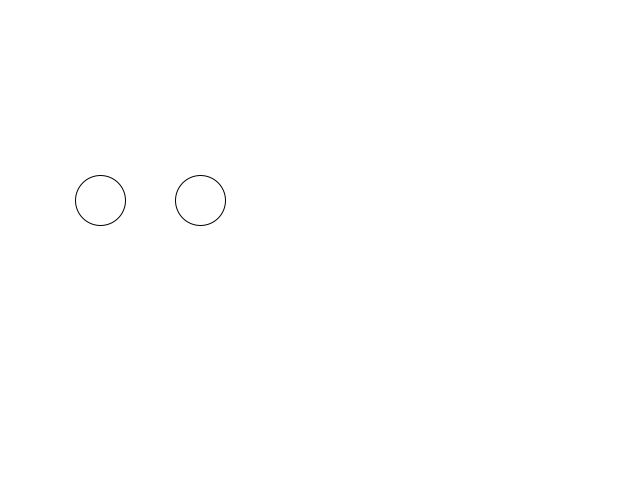
Frame 1 (no input)
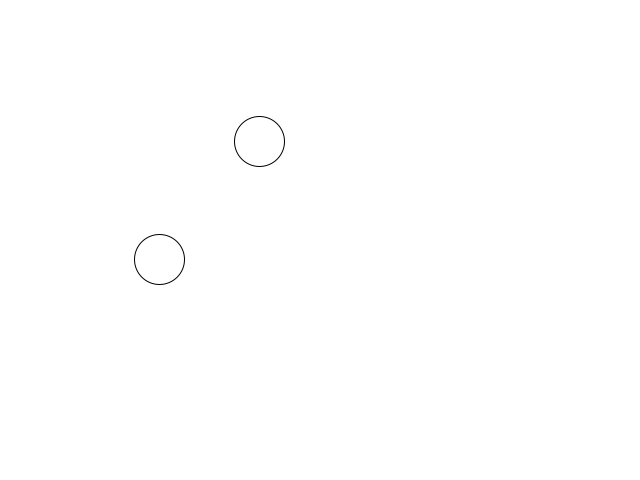
Frame 60 (the mouse pressed at the canvas centre just before this capture)
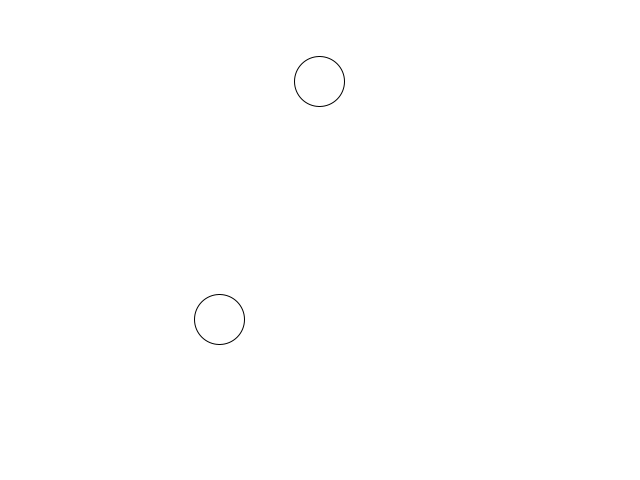
Frame 120 (the mouse held since frame 60 and released just before this capture)

The Processing sketch that drew these frames (run headless with seeded random() and noise(); from frame 60 on, the mouse is pressed at the canvas centre):

// Processing sketch: bouncingball
// ── bouncingball.pde
ArrayList<Ball> bouncingBalls ;
void setup() {
  size(640, 480);
  bouncingBalls=new ArrayList<Ball>();
  bouncingBalls.add(new Ball(100, 200, 1, 1, 25));
  bouncingBalls.add(new Ball(200, 200, 1, -1, 25));
}

void draw() {
  background(255);
  for (Ball ball:bouncingBalls) {
    ball.draw();
    ball.move();
  }
}


// ── Ballclass.pde
class Ball {
  float x, y, vx, vy, radius;

  Ball (float x_, float y_, float vx_, float vy_, float radius_) {
    x=x_;
    y=y_;
    vx=vx_;
    vy=vy_;
    radius=radius_;
  }

  void draw() {
    ellipse(x, y, radius*2, radius*2);
  }

  void move() {
    x=x+vx;
    y=y+vy;
    if (y>height-radius) {
      //bounce off bottom of screen
      vy=-abs(vy);
    }
    if (x>width-radius) {
      vx=-abs(vx);
    }
    if (y<radius) {
      vy=abs(vy);
    }
    if (x<radius) {
      vx=abs(vx);
    }
  }
}
